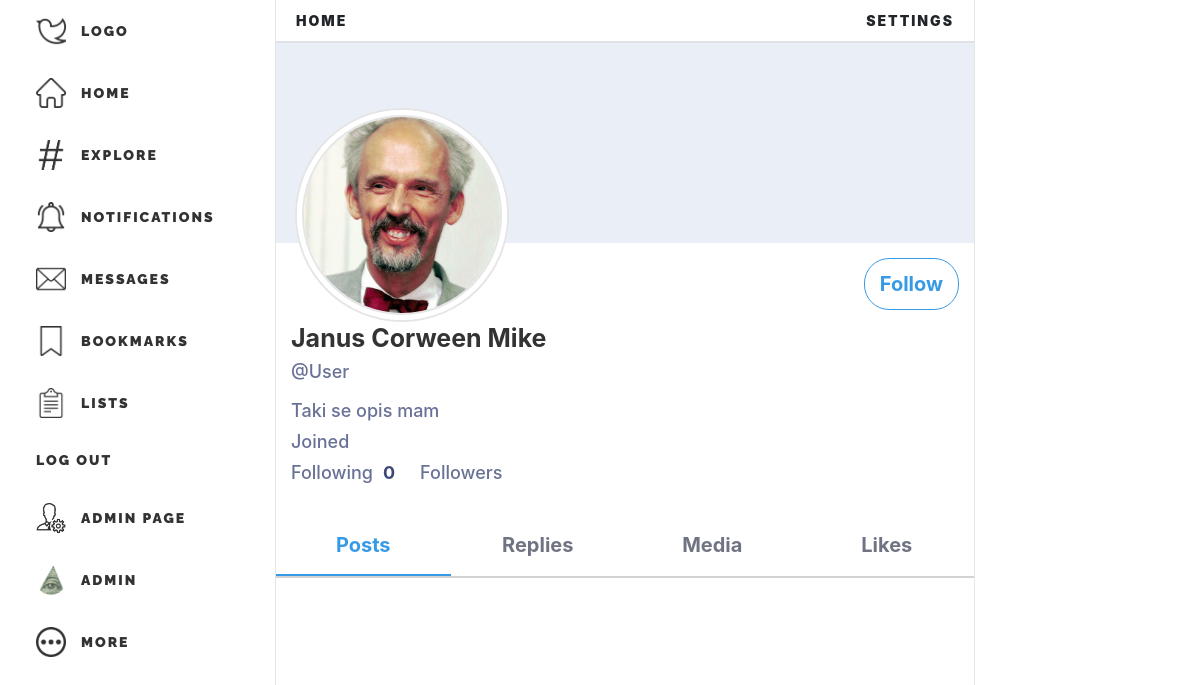
Page /profile/6/ (signed in) on the committed database.
### users/models.py (models this page shows, shortened)
class Profile(models.Model):
    from django.core.validators import RegexValidator
    alphanumeric = RegexValidator(
        r'^[0-9a-zA-Z ]*$', 'Only alphanumeric characters are allowed.')
    letters = RegexValidator(r'^[a-zA-Z ]*$', 'Only letters are allowed.')
    user = models.OneToOneField(User, on_delete=models.CASCADE)
    join_timestamp = models.DateField(blank=True)
    alias = models.CharField(max_length=50, blank=True,
                             validators=[alphanumeric])
    name = models.CharField(max_length=60, blank=True,
                            null=True, validators=[letters])
    profile_img = models.ImageField(
        default='default_profile_pic.jpg', upload_to='profile_pics')
    description = models.TextField(blank=True, max_length=300)
    following = models.ManyToManyField(
        User, related_name='followers', blank=True)

### users/views.py (the view)
# urls.py: path('profile/<int:pk>/', views.ProfileView.as_view(), name='profile'),
class ProfileView(DetailView):
    model = Profile
    template_name = 'users/profile.html'
    def get_context_data(self, **kwargs):
        context = super(ProfileView, self).get_context_data(**kwargs)
        profile = get_object_or_404(Profile, pk=self.kwargs['pk'])
        user = get_object_or_404(User, profile=profile)
        context['posts'] = Post.objects.filter(
            author=user).order_by('-timestamp')[:5]
        context['update_form'] = ProfileUpdateForm
        return context

### users/templates/users/profile.html (shortened to what this page needs)
{% extends 'main/base.html' %}
{% load crispy_forms_tags %}
{%load static%}
{% load humanize %}
{% block link %}
<link rel="stylesheet" href="{% static 'main/base_style.css'%}">
<link rel="stylesheet" href="{% static 'main/home_style.css'%}">
<link rel="stylesheet" href="{% static 'post/post_style.css'%}">
<link rel="stylesheet" href="{% static 'users/profile_style.css'%}">
{% endblock %}
{% block content %}
<div class="background"></div>
<div class="profile">
    <div class="profile-data">
        <div class="top">
            <div class="profile-img">
                <div class="img-border">
                    <img id='prof-pic' src="{{profile.profile_img.url}}" alt="profile_img">
                </div>
            </div>
            {%if profile.user == user %}
            <div class="profile-update">
                <Button>
                    <p>Edit profile</p>
                </Button>
            </div>
            {%else%}
            <div class="profile-follow">
                <button>
                    <p>Follow</p>
                </button>
            </div>
            {%endif%}
        </div>
        <div class="bot">
            <div class="info">
                <div class="name">
                    <div class="alias">
                        <p>{{profile.alias}}</p>
                    </div>
                    <div class="username">
                        <p>@{{profile.user.username}}</p>
                    </div>
                </div>
                <div class="bio">
                    <p>{{profile.description}}</p>
                </div>
                <div class="joined">
                    <p>Joined {{post.author.profile.join_timestamp}}</p>
                </div>
                <div class="follow">
                    <div class="following">
                        <p>Following</p>
                        <p class="count">{{profile.following.count}}</p>
                    </div>
                    <div class="followers">
                        <p>Followers</p>
                    </div>
                </div>
            </div>
        </div>
    </div>
    <div class="nav-bot">
        <div class="switch-content" id="user-posts-button" div="user-posts">
            <span>Posts</span>
        </div>
        <div class="switch-content" id="user-replies-button" div="user-replies">
            <div class="span">
                <span>Replies</span>
            </div>
        </div>
        <div class="switch-content" id="user-media-button" div="user-media">
            <div class="span">
                <span>Media</span>
            </div>
        </div>
        <div class="switch-content" id="user-likes-button" div="user-likes">
            <div class="span">
                <span>Likes</span>
            </div>
        </div>
    </div>
</div>
<div class="posts">
</div>
{% endblock content %}

### main/templates/main/base.html (shortened to what this page needs)
{% load static %}
<!DOCTYPE html>
<html lang="en">
<head>
    <link rel="stylesheet" href="https://stackpath.bootstrapcdn.com/bootstrap/4.4.1/css/bootstrap.min.css"
>
    <link rel="stylesheet" href="{% static 'main/base_style.css'%}">
    <link rel="stylesheet" href="{% static 'main/modal_style.css'%}">
    <link rel="stylesheet" href="{% static 'main/alert_style.css'%}">
    <link rel="stylesheet" href="{% static 'main/home_style.css'%}">
    <link rel="stylesheet" href="{% static 'post/post_style.css'%}">
    <link rel="stylesheet" href="{% static 'main/input_style.css'%}">
    {% block link %}{% endblock %}
</head>
<body id="body">
    <nav class="nav-left">
        <div class="nav-left2">
            <ul class="links">
                <a href="/">
                    <li>
                        <div>
                            <img src="{% static 'main/images/twitter.png' %}" alt="twitter">
                            <p>Logo</p>
                        </div>
                    </li>
                </a>
                <a href="/">
                    <li>
                        <div>
                            <img src="{% static 'main/images/home.png' %}" alt="home">
                            <p>Home</p>
                        </div>
                    </li>
                </a>
                <a href="#">
                    <li>
                        <div>
                            <img src="{% static 'main/images/explore.png' %}" alt="explore">
                            <p>Explore</p>
                        </div>
                    </li>
                </a>
                <a href="#">
                    <li>
                        <div>
                            <img src="{% static 'main/images/notifications.png' %}" alt="notifications">
                            <p>Notifications</p>
                        </div>
                    </li>
                </a>
                <a href="#">
                    <li>
                        <div>
                            <img src="{% static 'main/images/messages.png' %}" alt="Messages">
                            <p>Messages</p>
                        </div>
                    </li>
                </a>
                <a href="#">
                    <li>
                        <div>
                            <img src="{% static 'main/images/bookmarks.png' %}" alt="Bookmarks">
                            <p>Bookmarks</p>
                        </div>
                    </li>
                </a>
                <a href="#">
                    <li>
                        <div>
                            <img src="{% static 'main/images/lists.png' %}" alt="Lists">
                            <p>Lists</p>
                        </div>
                    </li>
                </a>
                {% if user.is_authenticated %}
                <a href="{%url 'main:logout' %}">
                    <li>
                        <div>
                            <p>Log Out</p>
                        </div>
                    </li>
                </a>
                {% if user.username == 'admin' %}
                <a href="/admin">
                    <li>
                        <div>
                            <img src="{% static 'main/images/admin.png' %}" alt="Admin">
                            <p>Admin Page</p>
                        </div>
                    </li>
                </a>
                {% endif %}
                <a href="{%url 'users:profile' user.profile.id %}">
                    <li>
                        <div class="profile">
                            <img src="{{user.profile.profile_img.url}}" alt="{{user.username}}">
                            <p>{{user.username}}</p>
                        </div>
                    </li>
                </a>
                <a href="#">
                    <li>
                        <div>
                            <img src="{% static 'main/images/more.png' %}" alt="More">
                            <p>More</p>
                        </div>
                    </li>
                </a>
                {% endif %}
            </ul>
        </div>
    </nav>
    <main>
        <div class="page-title">
            <p>Home</p>
            <p>settings</p>
        </div>
        <div class="border"></div>
        {%block content%}{%endblock%}
    </main>
    <nav class="nav-right">
    </nav>
</body>
</html>

### main/static/main/base_style.css (style rules this page uses)
*,p { margin: 0px; padding: 0px; box-sizing: border-box; }
body { position: relative; background-color: white; display: grid; grid-template-columns: 1fr 700px 1fr; grid-template-areas: "nav-left main nav-right"; }
main { grid-area: main; min-height: 100vh; display: block; }
nav ul { height: fit-content; position: sticky; top: 0px; }
.nav-left { grid-area: nav-left; font-family: 'Raleway', sans-serif; filter: none; -webkit-filter: none; display: flex; justify-content: flex-end; }
.nav-left2 { padding-left: 20px; padding-right: 20px; height: auto; }
.nav-left .links { width: 235px; display: block; justify-content: space-around; }
.nav-left .links li { opacity: 0.8; list-style: none; padding: 4px; width: fit-content; }
.nav-left .links a { text-decoration: none; }
.nav-left .links div { position: relative; transition: all 0.2s ease-out; width: fit-content; height: fit-content; display: flex; padding: 12px; border-radius: 25px; }
.nav-left p { transition: all 0.3s ease-out; letter-spacing: 2px; font-size: 14px; font-weight: 900; align-self:center; text-transform: uppercase; color: black; margin: 0; padding: 0; }
.nav-left img { transition: 0.2s ease-in; width: 30px; height: 30px; margin-right: 15px; }
.nav-left .profile img { border-radius: 100%; object-fit: cover; background-color: white; }
.nav-right { grid-area: nav-right; font-family: 'Montserrat', sans-serif; }
.page-title { display: flex; justify-content: space-between; padding: 10px; padding-left: 20px; padding-right: 20px; }
.page-title p { letter-spacing: 2px; font-size: 14px; font-weight: 900; text-transform: uppercase; padding: 0; margin: 0; }
main { border-left: solid; border-right: solid; border-left-width:1px; border-right-width:1px; border-color: rgba(111, 111, 111,0.18); }
.profile-img { margin-left: 4px; margin-right: 4px; width: 60px; height: 60px; }
.profile-img img { transition: 0.15s; width: 100%; height:100%; border-radius: 100%; object-fit: cover; }

### post/static/post/post_style.css (style rules this page uses)
.posts { grid-row-start: 2; grid-column-start: 2; border-bottom: solid; border-bottom-width: 2px; border-color: rgba(111, 111, 111,0.3); }
.profile-data .follow { display: flex; }
.profile-data .follow .following,.profile .follow .folowers { display: flex; padding-right: 15px; }
.profile-data .follow p { padding-right: 10px; }
.profile-data .follow .count { font-weight: 700; color: rgba(40, 52, 105, 0.9); }
.nav-bot { display: flex; justify-content: space-around; align-items: center; height: min-content; padding-left: 10px; padding-right: 10px; }
.profile-img img { background-color: white; }

### rows in the picture
Profile: profile_img (picture), alias "Janus Corween Mike", user.username "User", description "Taki se opis mam", following.count "0"

### other values in the picture
{{ user.username }} "ADMIN"
